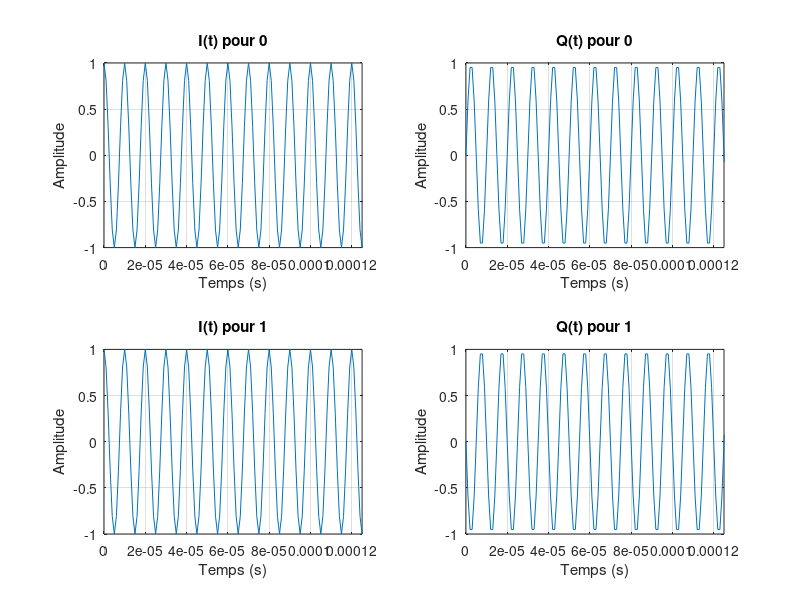

This figure's MATLAB source:
% Définition des paramètres
t = 0:1e-6:1e-3;              % Temps (1 ms avec un pas de 1 µs)
Df = 100e3;                   % Déviation de fréquence en Hz (100 kHz)

% Signal pour 0
I_0 = cos(2 * pi * Df * t);   % I(t) pour 0
Q_0 = sin(2 * pi * Df * t);   % Q(t) pour 0

% Signal pour 1
I_1 = cos(2 * pi * Df * t);   % I(t) pour 1
Q_1 = -sin(2 * pi * Df * t);  % Q(t) pour 1

% Création de la figure avec 4 subplots
figure;

% Subplot 1 : I(t) pour 0
subplot(2,2,1);
plot(t, I_0);
title('I(t) pour 0');
xlabel('Temps (s)');
ylabel('Amplitude');
axis([0 max(t)/8 -1 1]); 
grid on;

% Subplot 2 : Q(t) pour 0
subplot(2,2,2);
plot(t, Q_0);
title('Q(t) pour 0');
xlabel('Temps (s)');
ylabel('Amplitude');
axis([0 max(t)/8 -1 1]); 
grid on;

% Subplot 3 : I(t) pour 1
subplot(2,2,3);
plot(t, I_1);
title('I(t) pour 1');
xlabel('Temps (s)');
ylabel('Amplitude');
axis([0 max(t)/8 -1 1]); 
grid on;

% Subplot 4 : Q(t) pour 1
subplot(2,2,4);
plot(t, Q_1);
title('Q(t) pour 1');
xlabel('Temps (s)');
ylabel('Amplitude');
axis([0 max(t)/8 -1 1]); 
grid on;
